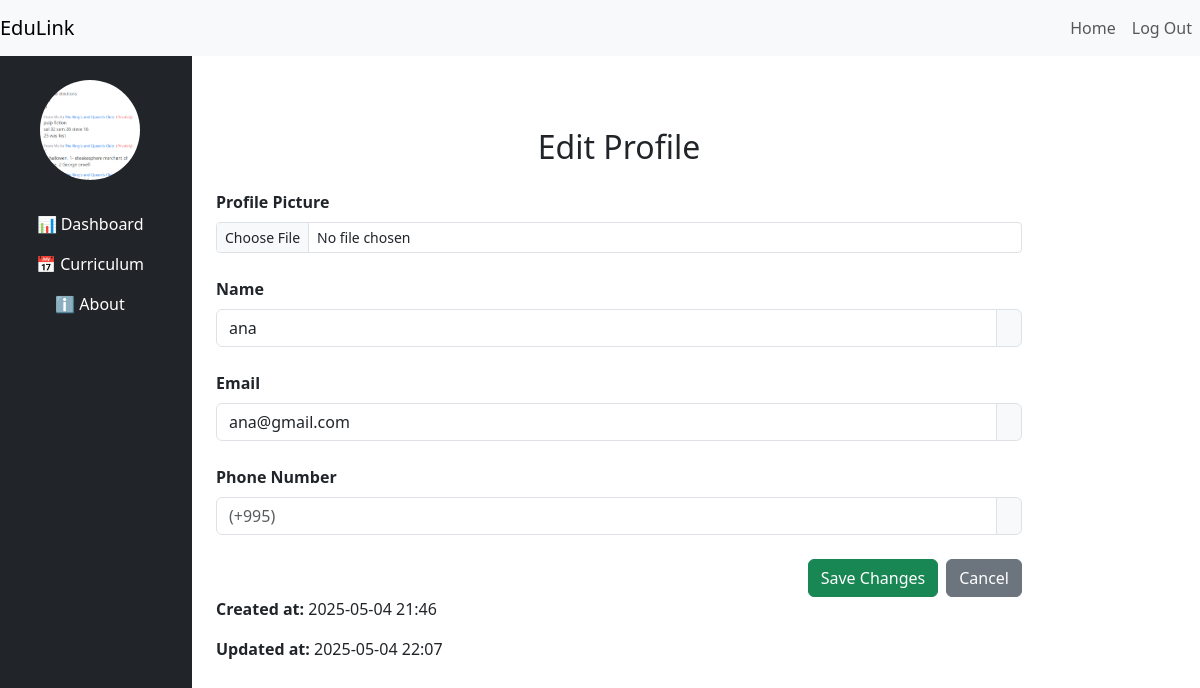
The app's page /about (signed in) with its own data.
### service505.py (models this page shows)
class User(UserMixin, db.Model):
    table_name = 'users'
    id:Mapped[int] = mapped_column(db.Integer, primary_key=True)
    email: Mapped[str] = mapped_column(String(100), unique=True)
    password: Mapped[str] = mapped_column(String(100))
    name: Mapped[str] = mapped_column(String(1000))
    lastname: Mapped[str] = mapped_column(String(1000))
    phonenumber: Mapped[str] = mapped_column(String(1000),nullable=True)
    gender: Mapped[str] = mapped_column(String(1000))
    profile_image: Mapped[str] = mapped_column(String(1000), nullable=True)
    classes = db.relationship('Class', backref='instructor', lazy=True)
    created_at = db.Column(db.DateTime(timezone=True), server_default=func.now())
    updated_at = db.Column(db.DateTime(timezone=True), default=func.now(), onupdate=func.now())
    @property
    def created_at_tbilisi(self):
        return self.created_at + timedelta(hours=4) if self.created_at else None
    @property
    def updated_at_tbilisi(self):
        return self.updated_at + timedelta(hours=4) if self.updated_at else None

### service505.py (the view, shortened to what this page needs)
@app.route('/about', methods=['GET', 'POST'])
@login_required
def about_instructor():
    user=current_user
    return render_template('user/instructor_about.html', user=current_user)

### service505.py (called while the page is built)
@login_manager.user_loader
def load_user(user_id):
   return User.query.get(int(user_id))

### templates/user/instructor_about.html (shortened to what this page needs)
{% extends "base/base_instructor.html" %}
{% block inst_content%}
<div class="col-md-9 col-lg-10 py-5">
    <div class="container">
      <h2 class="mb-4 text-center">Edit Profile</h2>
      <form method="POST" action="{{ url_for('about_instructor') }}" enctype="multipart/form-data">
        <div class="mb-4">
          <label class="form-label fw-bold">Profile Picture</label>
          <input type="file" class="form-control form-control-sm" accept="image/*" name="profile_picture">
        </div>
        <div class="mb-4">
          <label class="form-label fw-bold">Name</label>
          <div class="input-group">
            <input type="text" name="name" class="form-control" value="{{ user.name }}">
            <span class="input-group-text"></span>
          </div>
        </div>
        <div class="mb-4">
          <label class="form-label fw-bold">Email</label>
          <div class="input-group">
            <input type="email" name="email" class="form-control" value="{{ user.email }}">
            <span class="input-group-text"></span>
          </div>
        </div>
        <div class="mb-4">
          <label class="form-label fw-bold">Phone Number</label>
          <div class="input-group">
            <input type="tel"
                   name="phone_number"
                   class="form-control"
                   value="{{ user.phonenumber[0:] if user.phonenumber else '' }}"
                   placeholder="(+995)"
                   onfocus="clearPrefix(this)"
                   pattern="\d{9}"
                   maxlength="9"
                   inputmode="numeric"
                   title="Enter 9 digit phone number after " />
            <span class="input-group-text"></span>
          </div>
        </div>
        <div class="d-flex justify-content-end gap-2">
          <button type="submit" class="btn btn-success">Save Changes</button>
          <a href="{{ url_for('about_instructor') }}" class="btn btn-secondary">Cancel</a>
        </div>
 <p><strong>Created at:</strong> {{ user.created_at_tbilisi.strftime('%Y-%m-%d %H:%M') }}</p>
          <p><strong>Updated at:</strong> {{ user.updated_at_tbilisi.strftime('%Y-%m-%d %H:%M') }}</p>
      </form>
    </div>
  </div>
</div>
{% endblock %}

### templates/base/base_instructor.html (shortened to what this page needs)
{% extends "base/base_ofAll.html" %}
{% block page_content %}
<div class="row">
  <div class="col-md-3 col-lg-2 bg-dark sidebar py-4 text-center text-white min-vh-100">
   <div style="width: 100px; height: 100px; border-radius: 50%; overflow: hidden; margin: 0 auto;">
  <img src="{{ url_for('static', filename='uploads/profile_pics/' + user.profile_image) if user.profile_image else url_for('static', filename='uploads/profile_pics/profile_placeholder.png') }}" alt="Profile" style="width: 100%; height: 100%; object-fit: cover;">
</div>
    <ul class="nav flex-column mt-4">
      <li class="nav-item">
        <a class="nav-link active text-white" href="{{ url_for('instructor') }}">📊 Dashboard</a>
      </li>
      <li class="nav-item">
        <a class="nav-link text-white" href="{{ url_for('curriculum') }}"> 📅 Curriculum</a>
      </li>
      <li class="nav-item">
        <a class="nav-link text-white" href="{{ url_for('about_instructor') }}">ℹ️ About</a>
      </li>
    </ul>
  </div>
  <div class="col-md-9 col-lg-10 py-4">
    {% block inst_content %}
    {% endblock %}
  </div>
{% endblock %}

### records on screen
User: profile_image (picture), name "ana", email "ana@gmail.com", created_at_tbilisi "2025-05-04 21:46", updated_at_tbilisi "2025-05-04 22:07"
